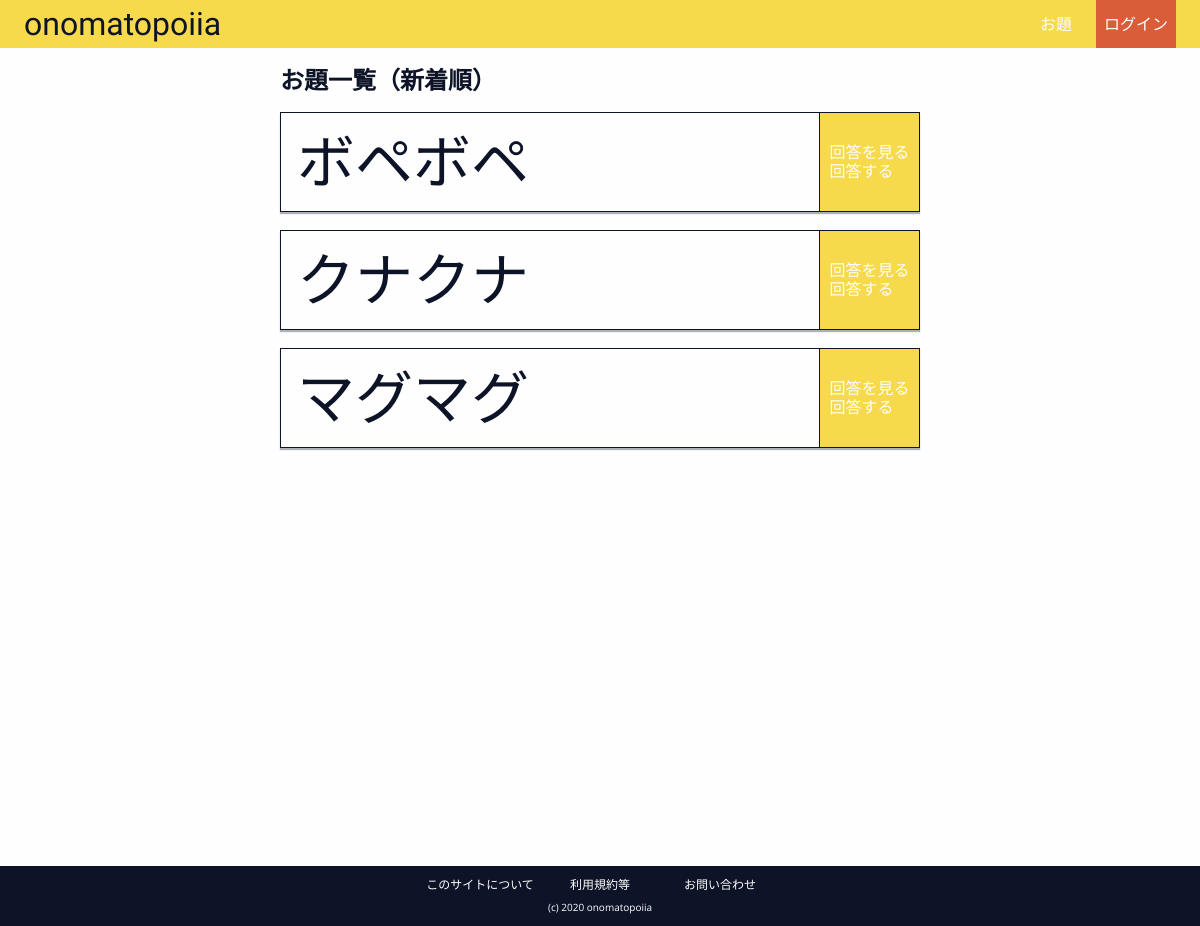
Page /onomato/odai/ on the earlier database version.
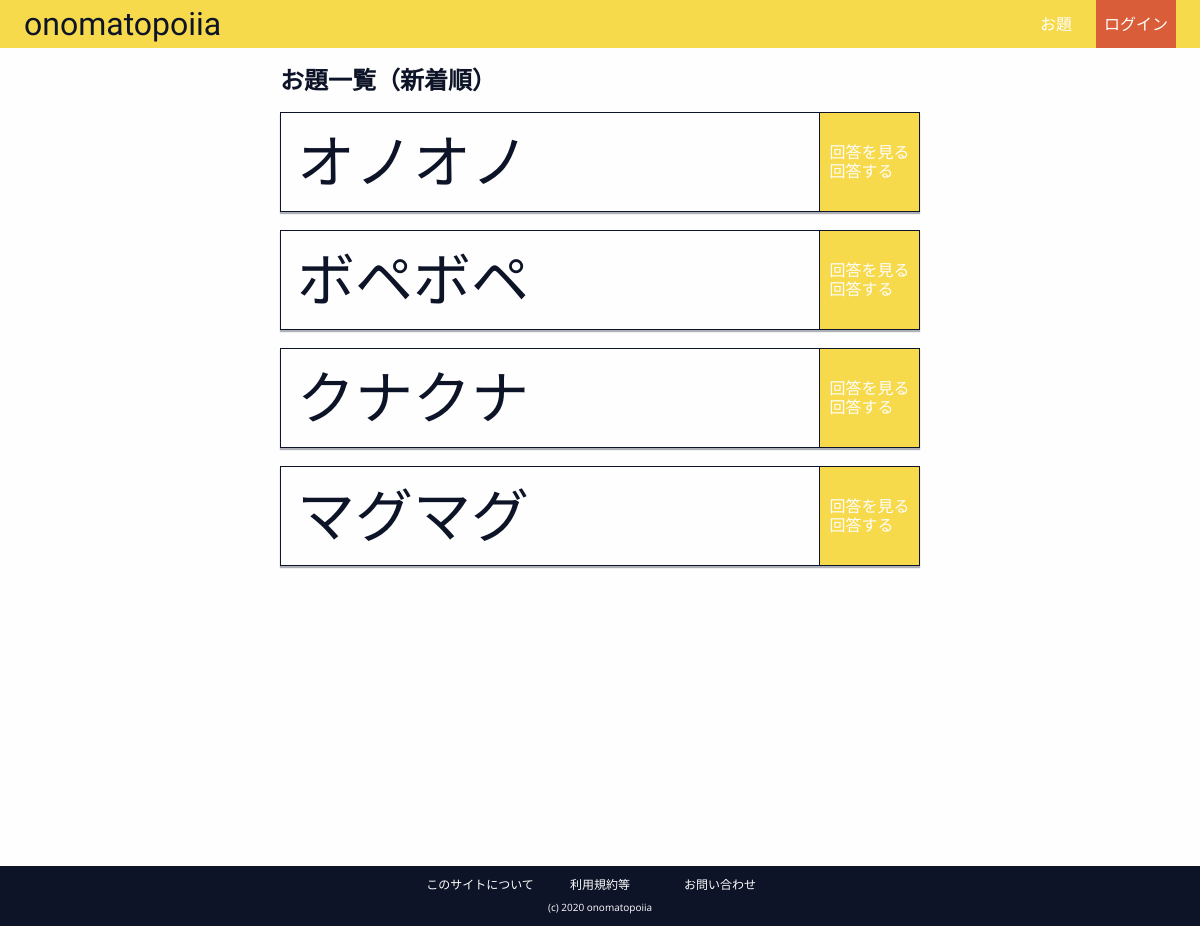
Same page on the later database version.
### onomato/models.py (models this page shows, shortened)
class Odai(models.Model):
    odai_text = models.CharField(max_length=4)
    pub_date = models.DateTimeField('date published')

### onomato/views.py (the view)
# urls.py: path('odai/', views.odai_index, name='odai_index'),
def odai_index(request):
    latest_odai = Odai.objects.order_by('-pub_date')
    context = {'latest_odai': latest_odai}
    return render(request, 'onomato/odai.html', context)

### onomato/templates/onomato/odai.html
{% extends 'onomato/base.html' %} {% load static %} {% block link %}
<link rel="stylesheet" href="{% static 'onomato/css/odai.css' %}" />
{% endblock %} {% block content %}
<div class="main__odais">
  {% if latest_odai %}
  <h2 class="main__odais__title">お題一覧（新着順）</h2>
  {% for odai in latest_odai %}
  <div class="main__odais__odai">
    <div class="main__odais__odai__text">
      {{ odai.odai_text }}
    </div>
    <a
      href="/onomato/odai/{{ odai.id }}"
      class="main__odais__odai__detail-link"
    >
      <div>
        <div class="main__odais__odai__detail-link__text">
          回答を見る
        </div>
        <div class="main__odais__odai__detail-link__text">
          回答する
        </div>
      </div>
    </a>
  </div>
  {% endfor %} {% else %}
  <p>お題はまだ無いよ。</p>
  {% endif %}
</div>
{% endblock %}

Differences in the rows shown:
added Odai: odai_text "オノオノ"
